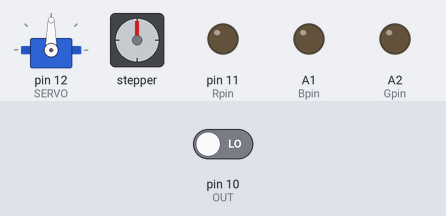
Bench run of a sketch on a simulated Arduino Mega 2560, built with avr-gcc and run on an emulated ATmega2560. On the bench: servo, stepper motor, output pins drawn as LEDs (lit = HIGH). The inputs (shaded band) are chosen by the test bench; at power-on: pin 10 (OUT) LOW. Stepper angles assume 2048 steps per turn; pins used as bus, display or sensor lines are not drawn; what the sketch prints to the serial monitor is not drawn.

Above: at 0.1 s.
At 0.7 s:
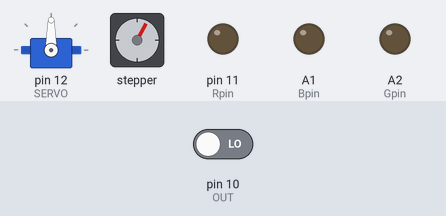
At 1.6 s:
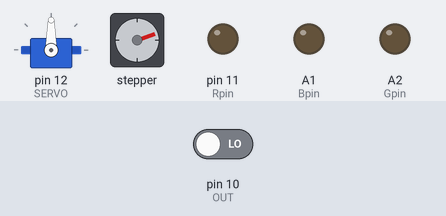
At 4.0 s:
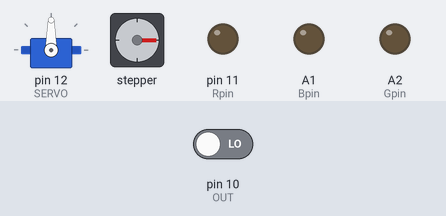
Timing chart, 0 to 5.5 s (numbered marks = the images above):
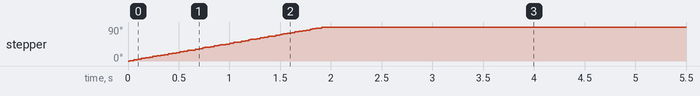

The sketch:

test1.ino
```cpp
#include <Servo.h>
#include <Stepper.h>

#define STEPS_PER_OUTPUT_REVOLUTION 2048

#define S0 6
#define S1 7
#define S2 8
#define S3 9
#define OUT 10

#define Rpin 11
#define Bpin A1
#define Gpin A2

#define SERVO 12
Servo myservo;
Stepper stepper(32, 2, 3 , 4 , 5 );
int Steps2Take;

void setup() {
  pinMode(S0, OUTPUT);
  pinMode(S1, OUTPUT);
  pinMode(S2, OUTPUT);
  pinMode(S3, OUTPUT);
  pinMode(OUT, INPUT);

  myservo.attach(SERVO);

  // Setting frequency-scaling to 20%
  digitalWrite(S0, HIGH);
  digitalWrite(S1, LOW );

  Serial.begin(9600);

  al_MM();

  pinMode(Rpin, OUTPUT);
  pinMode(Gpin, OUTPUT);
  pinMode(Bpin, OUTPUT);

}

void loop() {


  // Setting Red
  digitalWrite(S2, LOW);
  digitalWrite(S3, LOW);
  int R = pulseIn(OUT, LOW);
  delay(200);

  // Setting Green
  digitalWrite(S2, HIGH);
  digitalWrite(S3, HIGH);
  int G = pulseIn(OUT, LOW);
  delay(200);

  // Setting Blue
  digitalWrite(S2, LOW);
  digitalWrite(S3, HIGH);
  int B = pulseIn(OUT, LOW);
  delay(200);

  Serial.print("R= ");
  Serial.print(R );

  Serial.print(",G= " );
  Serial.print(G );

  Serial.print(",B= ");
  Serial.println(B );

  if (R < 60 && G < 60 && B < 60) {
    Serial.println("Unknown");
  }
  else if (R < G  ) {

    if (G > 100 && G > B) {
      Serial.println("Red");
      analogWrite(Rpin, 250);
 MoveServo(0);
    }
    else {
      Serial.println("Yellow");
      //analogWrite(Rpin, 115);
      //analogWrite(Gpin, 250);
      MoveServo(60);
    }
  }
  else {
    if (R > 100 && G - B > 20) {
      Serial.println("blue");
      analogWrite(Bpin, 250);
      MoveServo(120);
    }
    else if (R < 100 )
    {
      Serial.println("green");
      analogWrite(Gpin, 250);
      MoveServo(180);
    }
    else
      Serial.println("xxxxx");
  }

  delay(1000);
}

void MoveServo(int aci) {
  myservo.write(aci);
  delay(1000);
  al_MM();

}

void al_MM() {
  Steps2Take  =  STEPS_PER_OUTPUT_REVOLUTION / 4;
  stepper.setSpeed(500);
  stepper.step(Steps2Take);
  delay(2000);
}
```
